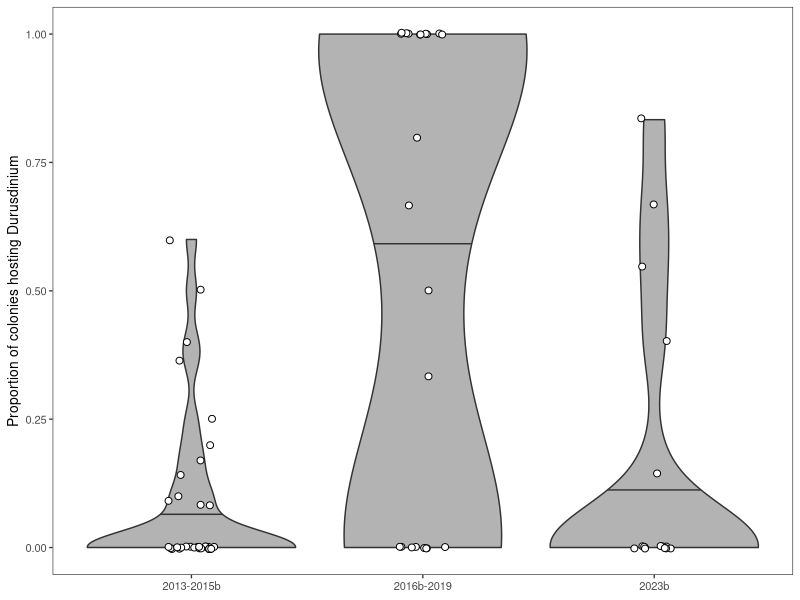
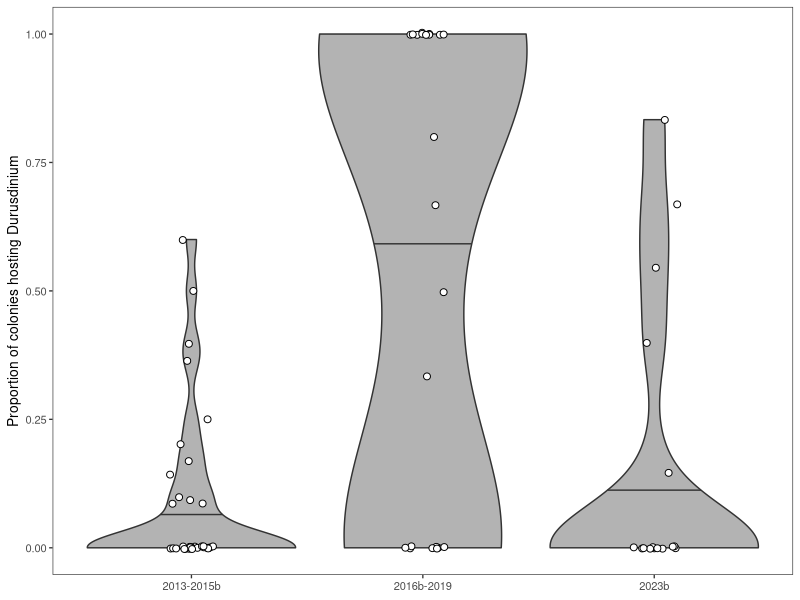

Write the R code that produced these figures, in order. (Note: this script raises an error after producing the figures.)
#####################################################################
# Last updated 2025-05-25 - Alexander Van Nynatten
# Compares proportion of colonies hosting Durusdinium by expedition
#####################################################################

#####################################################################
# Loads files and the libraries for analysis
#####################################################################

library(tidyverse)

# Tidied symportal output
symportal_df <- read_csv('data/01_symportal_results_df.csv')

#####################################################################
# Durusdinium results for supplementary figures
#####################################################################

# Identifies which colonies host Durusinium as a binary variable
D_binary_df <- symportal_df %>%
  filter(!expedition_class == '2_during') %>%
  filter(Count_freq > 0.1) %>%
  mutate(Durusdinium_binary = ifelse(Clade == 'D', 1, 0)) %>% # identifies which colonies host Durusdinium
  group_by(sample_name, expedition, expedition_class, site_name, host_genus) %>%
  reframe(Durusdinium_binary = max(Durusdinium_binary)) # For when colonies host more than one symbiont

#####################################################################
# Calculates the number of samples hosting Durusdinium at each site by expedition
#####################################################################

# Montipora samples hosting Durusdinium
D_binary_df %>%
  filter(host_genus == 'Montipora') %>%
  filter(Durusdinium_binary == 1)

# Proportion of Pocillopora colonies hosting Durusdinium at each site surveyed 
prop_D_site <- D_binary_df %>%
  filter(host_genus == 'Pocillopora') %>%
  group_by(host_genus, site_name, expedition_class, expedition) %>%
  mutate(n_samples = n()) %>% # number of colonies hosting Durusdinium
  group_by(host_genus, site_name, expedition, expedition_class, n_samples) %>%
  reframe(n_D = sum(Durusdinium_binary)) %>%
  mutate(prop_D = n_D/n_samples) %>%
  mutate(expedition_plot = recode(expedition_class,
                          "1_before" = "2013-2015b",
                          "3_after" = "2016b-2019",
                          "4_longafter" = "2023b"))

# Violin plots of the results
ggplot() + 
  geom_violin(data = prop_D_site,
              aes(expedition_plot, prop_D),
              fill = 'grey70', scale = 'width', draw_quantiles = c(0.5)) +
  geom_jitter(data = prop_D_site, 
              aes(expedition_plot, prop_D),
              shape = 21, width = 0.1, fill = 'white', size = 2) + 
  theme_test(base_size = 10) + 
  ylab('Proportion of colonies hosting Durusdinium') + 
  theme(axis.title.x = element_blank())
  
ggsave('figures_tables/FigS4_Pocillopora_Durusdinium_incidence.pdf', height = 100, width = 110, units = "mm")

# Subsamples only sites that were surveyed before heatwave and in 2023
before_longafter_sites <- prop_D_site %>%
  distinct(site_name, expedition_class) %>%
  filter(expedition_class %in% c('1_before', '4_longafter')) %>%
  group_by(site_name) %>%
  summarize(n = n()) %>%
  filter(n > 1) %>%
  .$site_name

# Tests for significance between pre- and 2023 Durusdinium incidence
wilcox.test(prop_D~expedition_class, data = prop_D_site %>%
              filter(expedition_class %in% c('1_before', '4_longafter')) %>%
              filter(site_name %in% before_longafter_sites),
            exact = FALSE, paired = FALSE)

#####################################################################

